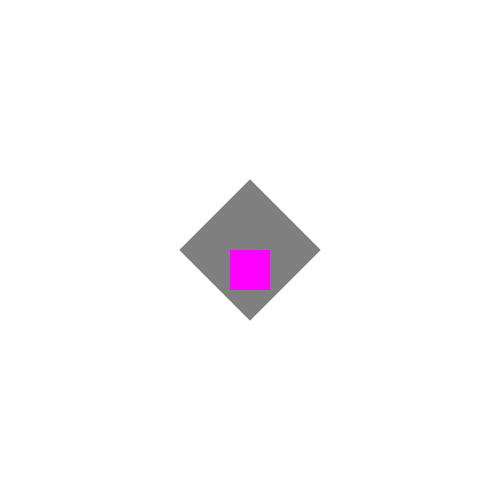
Frame 1 (no input)
Frame 60 (the mouse pressed at the canvas centre just before this capture): identical to frame 1, image omitted
Frame 120 (the mouse held since frame 60 and released just before this capture): identical to frame 1, image omitted

The Processing sketch that drew this single still picture (run headless with seeded random() and noise(); from frame 60 on, the mouse is pressed at the canvas centre):

// Processing sketch: rotation
// ── rotation.pde

void setup()
{
  size(500, 500);
}

void draw()
{
  background(255);
  
  pushMatrix();
  translate(width/2, height/2);
  rotate(radians(45));
  noStroke();
  fill(127);
  rectMode(CENTER);
  rect(0, 0, 100, 100);
  popMatrix();
  
  fill(255, 0, 255);
  rect(width/2, height/2+20, 40, 40);
  
}
